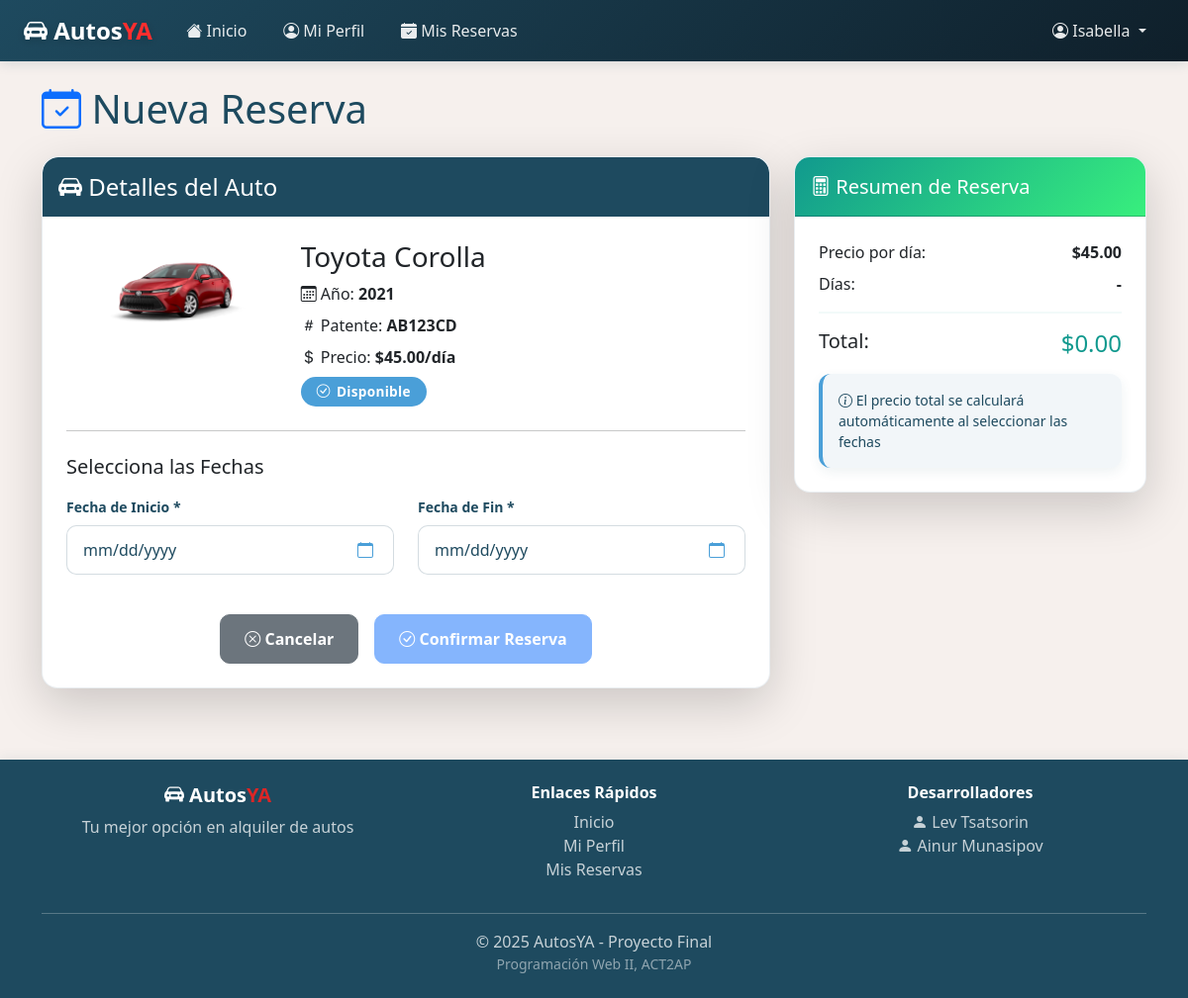
The page /cliente/abm_reservas/alta_reserva.php?auto=2 (signed in) on the database its author committed.
### tables this page shows
CREATE TABLE IF NOT EXISTS `autos` (
  `id_auto` INT(11) NOT NULL AUTO_INCREMENT,
  `marca` VARCHAR(45) NOT NULL,
  `modelo` VARCHAR(45) NOT NULL,
  `anio` INT(11) NOT NULL,
  `patente` VARCHAR(15) NOT NULL,
  `precio_por_dia` DECIMAL(10,2) NOT NULL,
  `estado` VARCHAR(20) NOT NULL DEFAULT 'disponible',
  `imagen` VARCHAR(100) NULL DEFAULT NULL,
  `created_at` TIMESTAMP DEFAULT CURRENT_TIMESTAMP,
  PRIMARY KEY (`id_auto`));

### cliente/abm_reservas/alta_reserva.php (the view, shortened to what this page needs)
<?php
include_once("../../components/config/conf.php");
$id_auto = (int)$_GET['auto'];
$stmt = $con->prepare("SELECT * FROM autos WHERE id_auto = ? AND estado = 'disponible'");
$stmt->bind_param("i", $id_auto);
$stmt->execute();
$result = $stmt->get_result();
$auto = $result->fetch_assoc();
include_once("../../components/header.php");
?>
<link rel="stylesheet" href="/AutosYA/css/cliente.css">
<div class="container my-4">
    <div class="row">
        <div class="col-12">
            <h1 class="mb-4">
                <i class="bi bi-calendar-check text-primary"></i> Nueva Reserva
            </h1>
        </div>
    </div>
    <div class="row">
        <div class="col-lg-8">
            <div class="card shadow-lg">
                <div class="card-header bg-primary text-white">
                    <h4 class="mb-0">
                        <i class="bi bi-car-front-fill"></i> Detalles del Auto
                    </h4>
                </div>
                <div class="card-body">
                    <div class="row">
                        <div class="col-md-4 mb-3">
                            <?php if (!empty($auto['imagen'])): ?>
                                <img src="../../auto_imgs/<?php echo htmlspecialchars($auto['imagen']); ?>"
                                    alt="<?php echo htmlspecialchars($auto['marca'] . ' ' . $auto['modelo']); ?>"
                                    class="img-fluid rounded">
                            <?php else: ?>
                                <div class="text-center p-5 bg-light rounded">
                                    <i class="bi bi-car-front-fill text-muted" style="font-size: 4rem;"></i>
                                </div>
                            <?php endif; ?>
                        </div>
                        <div class="col-md-8">
                            <h3><?php echo htmlspecialchars($auto['marca']) . ' ' . htmlspecialchars($auto['modelo']); ?></h3>
                            <p class="mb-2"><i class="bi bi-calendar3"></i> Año: <strong><?php echo $auto['anio']; ?></strong></p>
                            <p class="mb-2"><i class="bi bi-hash"></i> Patente: <strong><?php echo htmlspecialchars($auto['patente']); ?></strong></p>
                            <p class="mb-2"><i class="bi bi-currency-dollar"></i> Precio: <strong>$<?php echo number_format($auto['precio_por_dia'], 2); ?>/día</strong></p>
                            <span class="badge bg-success">
                                <i class="bi bi-check-circle"></i> Disponible
                            </span>
                        </div>
                    </div>
                    <hr class="my-4">
                    <form action="alta_reserva.php" method="POST" class="needs-validation" id="reservaForm" novalidate>
                        <h5 class="mb-3">Selecciona las Fechas</h5>
                        <div class="row">
                            <div class="col-md-6 mb-3">
                                <label for="fecha_inicio" class="form-label">Fecha de Inicio *</label>
                                <input type="date" class="form-control" id="fecha_inicio" name="fecha_inicio"
                                    min="<?php echo date('Y-m-d', strtotime('+1 day')); ?>" required>
                            </div>
                            <div class="col-md-6 mb-3">
                                <label for="fecha_fin" class="form-label">Fecha de Fin *</label>
                                <input type="date" class="form-control" id="fecha_fin" name="fecha_fin"
                                    min="<?php echo date('Y-m-d', strtotime('+1 day')); ?>" required>
                            </div>
                        </div>
                        <div class="d-flex justify-content-center gap-3 mt-4">
                            <a href="../../pages/inicio.php" class="btn btn-secondary">
                                <i class="bi bi-x-circle"></i> Cancelar
                            </a>
                            <button type="submit" class="btn btn-primary" id="submitBtn" disabled>
                                <i class="bi bi-check-circle"></i> Confirmar Reserva
                            </button>
                        </div>
                    </form>
                </div>
            </div>
        </div>
        <div class="col-lg-4">
            <div class="card shadow-lg reserva-resumen">
                <div class="card-header bg-success text-white">
                    <h5 class="mb-0">
                        <i class="bi bi-calculator"></i> Resumen de Reserva
                    </h5>
                </div>
                <div class="card-body">
                    <div class="mb-3">
                        <div class="d-flex justify-content-between mb-2">
                            <span>Precio por día:</span>
                            <strong>$<span id="precio_dia"><?php echo number_format($auto['precio_por_dia'], 2); ?></span></strong>
                        </div>
                        <div class="d-flex justify-content-between mb-2">
                            <span>Días:</span>
                            <strong><span id="total_dias">-</span></strong>
                        </div>
                        <hr>
                        <div class="d-flex justify-content-between">
                            <h5 class="mb-0">Total:</h5>
                            <h4 class="mb-0 text-success">$<span id="precio_total">0.00</span></h4>
                        </div>
                    </div>
                    <div class="alert alert-info alert-persistent small mb-0">
                        <i class="bi bi-info-circle"></i> El precio total se calculará automáticamente al seleccionar las fechas
                    </div>
                </div>
            </div>
        </div>
    </div>
</div>
<?php include_once("../../components/footer.php"); ?>

### css/estilos.css (style rules this page uses)
:root { --yale-blue: #1e4a5f; --yale-blue-dark: #163849; --yale-blue-hero: #2563a8; --rosy-taupe: #dc2626; --steel-blue: #4a9fd8; --steel-blue-light: #6bb5e6; --parchment: #f6f0ed; --khaki-beige: #bbb193; --khaki-beige-light: #c9c6a8; }
body { min-height: 100vh; display: flex; flex-direction: column; background-color: var(--parchment); color: var(--yale-blue); }
.form-control, .form-select { border: 1px solid rgba(40, 83, 107, 0.2); border-radius: 10px; padding: 0.75rem 1rem; transition: all 0.3s ease; background: white; color: var(--yale-blue); }
.form-label { font-weight: 600; color: var(--yale-blue); margin-bottom: 0.5rem; font-size: 0.875rem; }
.card { transition: all 0.3s ease; border: 1px solid rgba(40, 83, 107, 0.1); border-radius: 16px; overflow: hidden; background: white; }
.shadow-lg { box-shadow: 0 1rem 3rem rgba(0, 0, 0, 0.175) !important; }
.card-body { padding: 1.5rem; }
.badge { padding: 0.5rem 1rem; font-weight: 600; border-radius: 8px; }
.badge.bg-success { background: var(--steel-blue) !important; }
.btn { transition: all 0.3s ease; font-weight: 600; border-radius: 10px; padding: 0.75rem 1.5rem; }
.btn-primary { background: var(--yale-blue); border-color: var(--yale-blue); }
.alert { border: none; border-radius: 12px; box-shadow: 0 4px 12px rgba(40, 83, 107, 0.08); animation: fadeIn 0.3s ease-in-out; }
.alert-info { background: rgba(126, 168, 190, 0.1); color: var(--yale-blue); border-left: 4px solid var(--steel-blue); }
.card { animation: fadeIn 0.5s ease-in-out; }
html { scroll-behavior: smooth; }
.card-header.bg-primary { background: var(--yale-blue) !important; border: none; border-radius: 16px 16px 0 0; }
a { transition: color 0.2s ease; text-decoration: none; }

### css/cliente.css (style rules this page uses)
.reserva-resumen { position: sticky; top: 100px; }
.reserva-resumen .card-header { background: linear-gradient(135deg, #11998e 0%, #38ef7d 100%); }
input[type="date"] { position: relative; cursor: pointer; }
.reserva-resumen .text-success { color: #11998e !important; }
.reserva-resumen hr { border-top: 2px solid rgba(17, 153, 142, 0.2); margin: 1rem 0; }
.reserva-resumen .card-header, .card .card-header.bg-primary { min-height: 60px; display: flex; align-items: center; }
.badge { padding: 0.5rem 1rem; border-radius: 20px; font-weight: 600; font-size: 0.85rem; letter-spacing: 0.3px; display: inline-flex; align-items: center; gap: 0.4rem; }
#submitBtn:disabled { opacity: 0.5; cursor: not-allowed; }

### rows shown on the page
autos: imagen (picture), marca "Toyota", modelo "Corolla", anio "2021", patente "AB123CD", precio_por_dia "45.00"

### other values the page prints
$nombre_usuario "Isabella"
